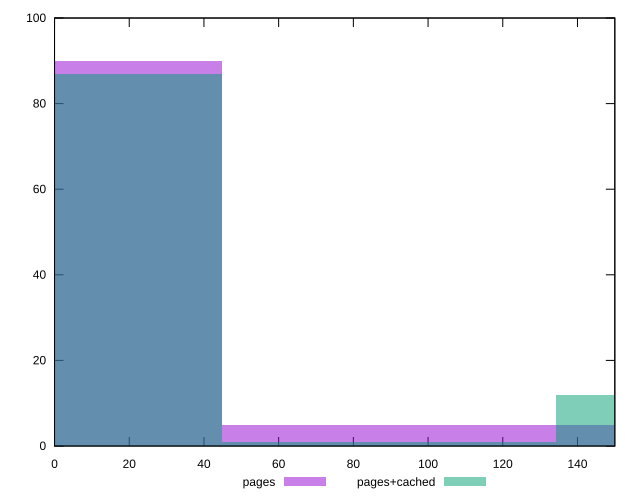

The script that saved this image:
reset

$pages <<EOF
0 90
178.83138969442177 5
89.41569484721089 5
EOF

$pagesCached <<EOF
0 87
178.83138969442177 12
89.41569484721089 1
EOF

set key outside below
set boxwidth 89.41569484721089
set xrange [0:150]
set yrange [0:100]
set trange [0:100]
set style fill transparent solid 0.5 noborder
set terminal svg size 640, 500 enhanced background rgb 'white'
set output "report_00019_2021-02-10T18-14-37.922Z//unminified-css/comparison/histogram/0_vs_1.svg"

plot $pages title "pages" with boxes, \
     $pagesCached title "pages+cached" with boxes

reset
